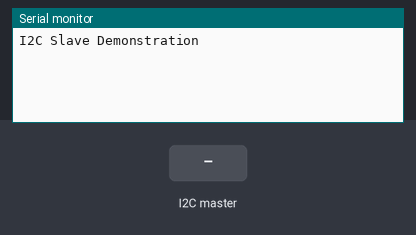
The sketch below on a simulated Arduino Uno, built with avr-gcc and run on an emulated ATmega328P. Parts: the last lines printed to the serial monitor. Inputs (shaded band) come from the test bench.

Above: at 1.2 s.
1.3 s: the I2C master sends the byte 1
At 2.3 s:
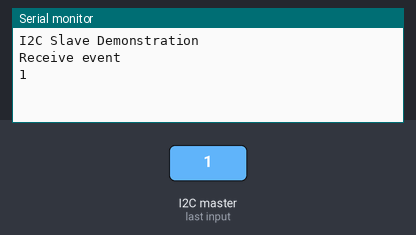
2.8 s: the I2C master sends the byte 0
At 3.5 s:
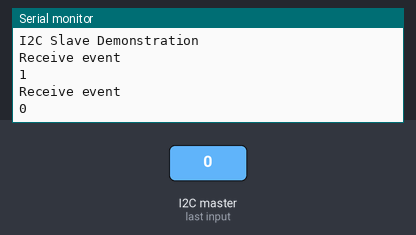

Measured:
- after the input at 1.3 s, the serial monitor: prints a new line at once (image 1)
- after the input at 2.8 s, the serial monitor: prints a new line at once (image 2)

The sketch:

Bluepill_1.ino
```cpp
// Include Arduino Wire library for I2C
#include <Wire.h>

// Define Slave I2C Address
#define SLAVE_ADDR 97

// Define Slave answer size
#define ANSWERSIZE 5

// Define string with response to Master
String answer = "Hello";

void setup() {

  // Initialize I2C communications as Slave
  Wire.begin(SLAVE_ADDR);

  // Function to run when data requested from master
  Wire.onRequest(requestEvent);

  // Function to run when data received from master
  Wire.onReceive(receiveEvent);

  // Setup Serial Monitor
  Serial.begin(115200);
  Serial.println("I2C Slave Demonstration");
}

void receiveEvent(int howMany) {
// Print to Serial Monitor
  Serial.println("Receive event");
  // Read while data received
  while (0 < Wire.available()) {
    byte x = Wire.read();
      Serial.println(x);
  }
}

void requestEvent() {

  // Setup byte variable in the correct size
  byte response[ANSWERSIZE];

  // Format answer as array
  for (byte i=0;i<ANSWERSIZE;i++) {
    response[i] = (byte)answer.charAt(i);
  }

  // Send response back to Master
  Wire.write(response,sizeof(response));

  // Print to Serial Monitor
  Serial.println("Request event");
}

void loop() {

  // Time delay in loop
  delay(50);
}
```
